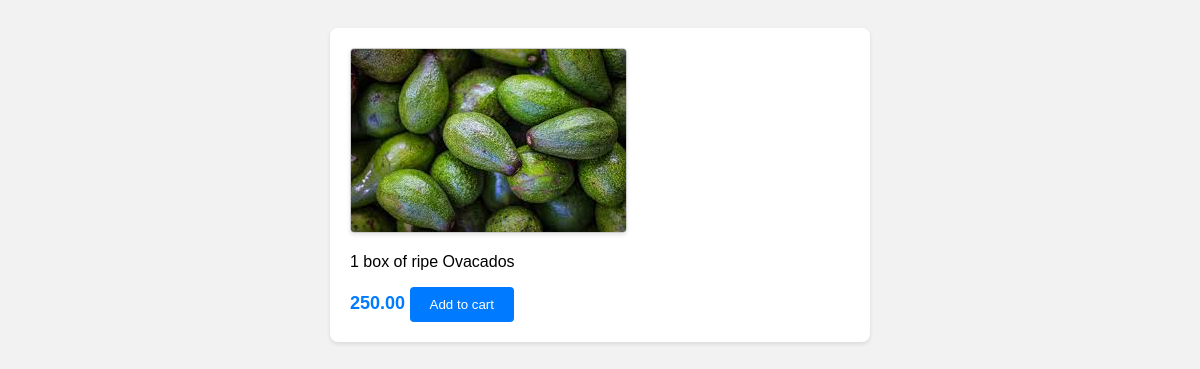
Page /inventory/products/9/ on the committed database.
### inventory/models.py (models this page shows)
class Product(models.Model):
    vendor=models.ForeignKey(Vendor, null=True,on_delete=models.CASCADE)
    name = models.CharField(max_length=32)
    price = models.DecimalField(max_digits= 8,decimal_places=2)
    description = models.TextField()
    image = models.ImageField(upload_to= 'product_images/')
    date_created = models.DateTimeField(auto_now_add=True)
    date_updated = models.DateTimeField(auto_now=True)
    stock=models.PositiveIntegerField()

### inventory/views.py (the view)
# urls.py: path("products/<int:id>/", product_detail, name="product_detail_view"),
def product_detail(request,id):
    product= Product.objects.get(id=id)
    return render(request,"inventory/product_detail.html",{"product":product})

### templates/inventory/product_detail.html (shortened to what this page needs)
<!DOCTYPE html>
<html lang="en">
<head>
</head>
<body>
    <div class="product-container">
        <img src="{{ product.image.url }}" alt="{{ product.title }}" />
        <p class="product-description">{{ product.description }}</p>
        <span class="product-price">{{ product.price }}</span>
        <button class="add-to-cart-btn">Add to cart</button>
    </div>
</body>
</html>

### templates/inventory/product_detail.html (style rules this page uses)
body { font-family: Arial, sans-serif; background-color: #F2F2F2 ; padding: 20px; }
.product-container { max-width: 500px; margin: 0 auto; background-color: #fff; padding: 20px; border-radius: 8px; box-shadow: 0 2px 4px rgba(0, 0, 0, 0.1); }
.product-container img { max-width: 100%; display: block; margin-bottom: 16px; border: 1px solid #ccc; border-radius: 4px; box-shadow: 0 2px 4px rgba(0, 0, 0, 0.1); }
.product-description { margin-bottom: 16px; }
.product-price { font-size: 18px; font-weight: bold; color: #007BFF ; }
.add-to-cart-btn { background-color: #007BFF ; color: #fff; border: none; padding: 10px 20px; border-radius: 4px; cursor: pointer; }

### rows in the picture
Product: image (picture), description "1 box of ripe Ovacados", price "250.00"
